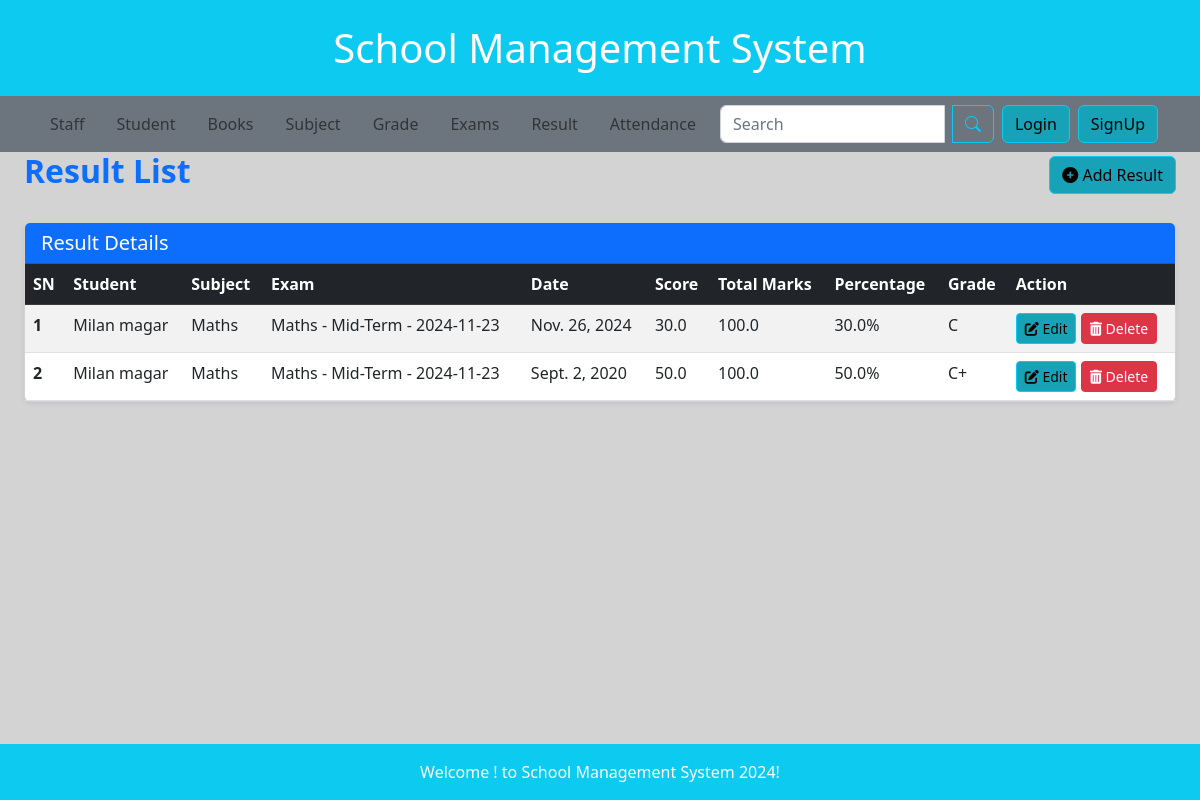
The app's page /result/list with its own data.
### smsapp/models.py (models this page shows, shortened)
class Result(models.Model):
    GRADE_CHOICES = [
        ('A+', 'A+'),
        ('A', 'A'),
        ('B+', 'B+'),
        ('B', 'B'),
        ('C+', 'C+'),
        ('C', 'C'),
    ]
    student = models.ForeignKey(Student, on_delete=models.CASCADE, related_name='results')
    subject = models.ForeignKey(Subject, on_delete=models.CASCADE, related_name='results')
    exam = models.ForeignKey(Exam, on_delete=models.CASCADE, related_name='results')
    grade = models.CharField(max_length=2, choices=GRADE_CHOICES, null=True, blank=True)
    date = models.DateField()
    score = models.FloatField()
    total_marks = models.FloatField()
    percentage = models.FloatField(null=True, blank=True)
    created_at = models.DateTimeField(auto_now_add=True)  # Example of a timestamp field

class DateTimeModel(models.Model):
    created_at = models.DateTimeField(auto_now_add=True)
    updated_at = models.DateTimeField(auto_now=True)
    class Meta:
        abstract = True  # This makes DateTimeModel an abstract base class

class Student(DateTimeModel):
    name = models.CharField(max_length=100)
    roll_number = models.CharField(max_length=10, unique=True)
    grade = models.ForeignKey(Grade, on_delete=models.CASCADE, related_name='students')
    date_of_birth = models.DateField()
    gender = models.CharField(max_length=10, choices=[('Male', 'Male'), ('Female', 'Female'), ('Other', 'Other')])
    email = models.EmailField(unique=True, blank=True, null=True)
    phone = models.CharField(max_length=15, blank=True, null=True)  # Changed to CharField
    address = models.CharField(max_length=255, blank=True, null=True)
    admission_date = models.DateField()
    profile_picture = models.ImageField(upload_to='students/', blank=True, null=True)
    parent_name = models.CharField(max_length=100, blank=True, null=True)
    parent_contact = models.CharField(max_length=15, blank=True, null=True)
    is_active = models.BooleanField(default=True)
    def __str__(self):
        return self.name

class Subject(DateTimeModel):
    name = models.CharField(max_length=100, unique=True)
    grade = models.ForeignKey('Grade', on_delete=models.CASCADE)
    description = models.TextField(blank=True, null=True)
    def __str__(self):
        return self.name

class Exam(DateTimeModel):
    EXAM_TYPE_CHOICES = [
        ('Mid-Term', 'Mid-Term'),
        ('Final-Term', 'Final-Term'),
    ]
    subject = models.ForeignKey(Subject, on_delete=models.CASCADE, related_name='exams')
    date = models.DateField()
    exam_type = models.CharField(max_length=10, choices=EXAM_TYPE_CHOICES)
    grade = models.ForeignKey(Grade, on_delete=models.CASCADE, related_name='exams')
    duration = models.PositiveIntegerField(help_text="Duration in minutes")
    description = models.TextField(blank=True, null=True)
    def __str__(self):
        return f"{self.subject.name} - {self.exam_type} - {self.date}"

### smsapp/views.py (the view)
# urls.py: path('result/list', ResultListView.as_view(), name='result_list'),
class ResultListView(TemplateView):
    template_name = 'result/list.html'
    def get_context_data(self, **kwargs):
        context = super().get_context_data(**kwargs)
        result_queryset = Result.objects.all().order_by('-id')  # Fetch all results
        paginator = Paginator(result_queryset, 4)
        page_number = self.request.GET.get('page', 1)
        try:
            result_data = paginator.page(page_number)
        except PageNotAnInteger:
            result_data = paginator.page(1)  # Default to the first page
        except EmptyPage:
            result_data = paginator.page(paginator.num_pages)  # Show last page on out-of-range
        context.update({
            'result_list': result_data,  # Paginated results
            'total_pages': paginator.num_pages,  # Total pages
            'page_range': paginator.page_range,  # Range of pages
        })
        return context

### templates/result/list.html (shortened to what this page needs)
{% extends 'home.html' %}
{% load static %}
{% block mainblock %}
<div class="container-fluid pr-4">
    <div class="row mx-0">
        <div class="col-12">
            <div class="d-flex justify-content-between align-items-center mb-4">
                <h2 class="fw-bold text-primary">Result List</h2>
                <a href="{% url 'smsapp:result_create' %}" class="btn btn-info">
                    <i class="fas fa-plus-circle"></i> Add Result
                </a>
            </div>
            <div class="card shadow-sm">
                <div class="card-header bg-primary text-white">
                    <h5 class="mb-0">Result Details</h5>
                </div>
                <div class="card-body p-0">
                    <table class="table table-hover table-striped table-responsive-md mb-0">
                        <thead class="table-dark">
                            <tr>
                                <th scope="col">SN</th>
                                <th scope="col">Student</th>
                                <th scope="col">Subject</th>
                                <th scope="col">Exam</th>
                                <th scope="col">Date</th>
                                <th scope="col">Score</th>
                                <th scope="col">Total Marks</th>
                                <th scope="col">Percentage</th>
                                <th scope="col">Grade</th>
                                <th scope="col">Action</th>
                            </tr>
                        </thead>
                        <tbody>
                            {% for result in result_list %}
                                <tr>
                                    <th scope="row">{{ forloop.counter }}</th>
                                    <td>{{ result.student }}</td>
                                    <td>{{ result.subject }}</td>
                                    <td>{{ result.exam }}</td>
                                    <td>{{ result.date }}</td>
                                    <td>{{ result.score }}</td>
                                    <td>{{ result.total_marks }}</td>
                                    <td>{{ result.percentage|default_if_none:"N/A" }}%</td>
                                    <td>
                                        {% with result.percentage as percentage %}
                                            {% if percentage >= 90 %}A+
                                            {% elif percentage >= 80 %}A
                                            {% elif percentage >= 70 %}B+
                                            {% elif percentage >= 60 %}B
                                            {% elif percentage >= 50 %}C+
                                            {% else %}C
                                            {% endif %}
                                        {% endwith %}
                                    </td>
                                    <td>
                                        <a href="{% url 'smsapp:result_update' result.id %}" class="btn btn-sm btn-info" title="Edit Result">
                                            <i class="fas fa-edit"></i> Edit
                                        </a>
                                        <a href="{% url 'smsapp:result_delete' result.id %}" class="btn btn-sm btn-danger" title="Delete Result">
                                            <i class="fas fa-trash-alt"></i> Delete
                                        </a>
                                    </td>
                                </tr>
                            {% empty %}
                                <tr>
                                    <td colspan="10" class="text-center">No results found.</td>
                                </tr>
                            {% endfor %}
                        </tbody>
                    </table>
                </div>
            </div>
        </div>
    </div>
</div>
{% endblock %}

### templates/home.html (style rules this page uses)
body { background-color: lightgray; }
h2 { color: blue; }
.btn-info { background-color: #17a2b8; }

### records on screen
Result: student "Milan magar", subject "Maths", exam "Maths - Mid-Term - 2024-11-23", date "Nov. 26, 2024", score "30.0", total_marks "100.0", percentage "30.0", shows "C"
Result: student "Milan magar", subject "Maths", exam "Maths - Mid-Term - 2024-11-23", date "Sept. 2, 2020", score "50.0", total_marks "100.0", percentage "50.0", shows "C+"
